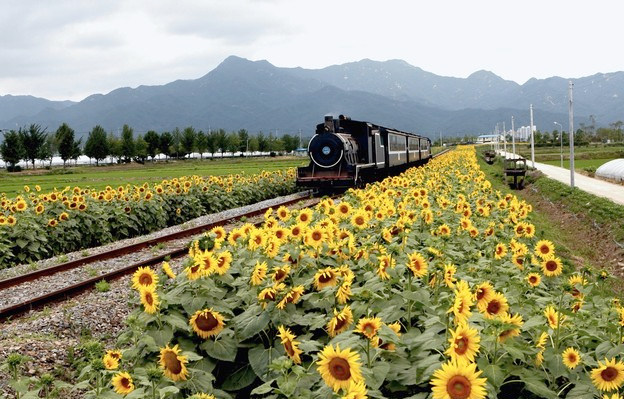
#> input picture train.jpg, 624 x 399 px
$ jupyter execute --allow-errors hw6.ipynb   (shell and % lines are left out)   (older library calls are emulated)
#> lines starting #> are read from the running program, lines starting #| are printed output that depends on the picture
### segmentation.py
import numpy as np
import random
from scipy.spatial.distance import squareform, pdist, cdist
from skimage.util import img_as_float


def kmeans(features, k, num_iters=100):
    N, D = features.shape
    assert N >= k, 'Number of clusters cannot be greater than number of points'
    index = np.random.choice(N, size=k, replace=False)
    centers = features[index]
    assignments = np.zeros(N, dtype=np.uint32)
    for n in range(num_iters):
        prev_assignments = assignments.copy()
        for i, point in enumerate(features):
            distances = np.linalg.norm(point - centers, axis=1)
            assignments[i] = np.argmin(distances)
        for j in range(k):
            cluster_points = features[assignments == j]
            centers[j] = cluster_points.mean(axis=0)
        if (assignments == prev_assignments).all():
            break
    return assignments


def kmeans_fast(features, k, num_iters=100):
    N, D = features.shape
    assert N >= k, 'Number of clusters cannot be greater than number of points'
    index = np.random.choice(N, size=k, replace=False)
    centers = features[index]
    assignments = np.zeros(N, dtype=np.uint32)
    prev_assignments = None
    for n in range(num_iters):
        distances = cdist(features, centers)
        assignments = np.argmin(distances, axis=1)
        for j in range(k):
            points_in_cluster = features[assignments == j]
            if len(points_in_cluster) > 0:
                centers[j] = points_in_cluster.mean(axis=0)
        if (assignments == prev_assignments).all():
            break
        prev_assignments = assignments
    return assignments


def hierarchical_clustering(features, k):
    pass
    # """ Run the hierarchical agglomerative clustering algorithm.
    #
    # The algorithm is conceptually simple:
    #
    # Assign each point to its own cluster
    # While the number of clusters is greater than k:
    #     Compute the distance between all pairs of clusters
    #     Merge the pair of clusters that are closest to each other
    #
    # We will use Euclidean distance to define distance between clusters.
    #
    # Recomputing the centroids of all clusters and the distances between all
    # pairs of centroids at each step of the loop would be very slow. Thankfully
    # most of the distances and centroids remain the same in successive
    # iterations of the outer loop; therefore we can speed up the computation by
    # only recomputing the centroid and distances for the new merged cluster.
    #
    # Even with this trick, this algorithm will consume a lot of memory and run
    # very slowly when clustering large set of points. In practice, you probably
    # do not want to use this algorithm to cluster more than 10,000 points.
    #
    # Hints
    # - You may find pdist (imported from scipy.spatial.distance) useful
    #
    # Args:
    #     features - Array of N features vectors. Each row represents a feature
    #         vector.
    #     k - Number of clusters to form.
    #
    # Returns:
    #     assignments - Array representing cluster assignment of each point.
    #         (e.g. i-th point is assigned to cluster assignments[i])
    # """
    #
    #
    #
    # N, D = features.shape
    #
    # assert N >= k, 'Number of clusters cannot be greater than number of points'
    #
    # assignments = np.arange(N, dtype=np.uint32)
    # centers = np.copy(features)
    # n_clusters = N
    #
    #
    # while n_clusters > k:
    #     ### YOUR CODE HERE
    #     pass
    #     ### END YOUR CODE
    #
    # return assignments


def color_features(img):
    H, W, C = img.shape
    img = img_as_float(img)
    features = np.zeros((H*W, C))
    features = img.reshape((H * W, C))
    return features


def color_position_features(img):
    H, W, C = img.shape
    color = img_as_float(img)
    features = np.zeros((H*W, C+2))
    y, x = np.mgrid[:H,:W]
    features[:,:C] = color.reshape((H * W, C))
    features[:,C:] = np.dstack((x, y)).reshape((H * W, 2))
    mean = np.mean(features, axis=0)
    std = np.std(features, axis=0)
    features = (features - mean) / std
    return features


def compute_accuracy(mask_gt, mask):
    accuracy = None
    mask_comparison = mask_gt == mask
    accuracy = np.mean(mask_comparison)
    return accuracy


def evaluate_segmentation(mask_gt, segments):
    """ Compare the estimated segmentation with the ground truth.

    Note that 'mask_gt' is a binary mask, while 'segments' contain k segments.
    This function compares each segment in 'segments' with the ground truth and
    outputs the accuracy of the best segment.

    Args:
        mask_gt - The ground truth foreground-background segmentation. A
            logical of size H x W where mask_gt[y, x] is 1 if and only if
            pixel (y, x) of the original image was part of the foreground.
        segments - An array of the same size as mask_gt. The value of a pixel
            indicates the segment it belongs.

    Returns:
        best_accuracy - Accuracy of the best performing segment.
            0 <= accuracy <= 1, where 1.0 indicates a perfect segmentation.
    """
    num_segments = np.max(segments) + 1
    best_accuracy = 0
    # Compare each segment in 'segments' with the ground truth
    for i in range(num_segments):
        mask = (segments == i).astype(int)
        accuracy = compute_accuracy(mask_gt, mask)
        best_accuracy = max(accuracy, best_accuracy)
    return best_accuracy

### utils.py
import numpy as np
import matplotlib.pyplot as plt
from skimage.util import img_as_float
from skimage import transform
from skimage import io

from segmentation import *

import os

def visualize_mean_color_image(img, segments):

    img = img_as_float(img)
    k = np.max(segments) + 1
    mean_color_img = np.zeros(img.shape)

    for i in range(k):
        mean_color = np.mean(img[segments == i], axis=0)
        mean_color_img[segments == i] = mean_color

    plt.imshow(mean_color_img)
    plt.axis('off')
    plt.show()

def compute_segmentation(img, k,
        clustering_fn=kmeans_fast,
        feature_fn=color_position_features,
        scale=0):
    """ Compute a segmentation for an image.

    First a feature vector is extracted from each pixel of an image. Next a
    clustering algorithm is applied to the set of all feature vectors. Two
    pixels are assigned to the same segment if and only if their feature
    vectors are assigned to the same cluster.

    Args:
        img - An array of shape (H, W, C) to segment.
        k - The number of segments into which the image should be split.
        clustering_fn - The method to use for clustering. The function should
            take an array of N points and an integer value k as input and
            output an array of N assignments.
        feature_fn - A function used to extract features from the image.
        scale - (OPTIONAL) parameter giving the scale to which the image
            should be in the range 0 < scale <= 1. Setting this argument to a
            smaller value will increase the speed of the clustering algorithm
            but will cause computed segments to be blockier. This setting is
            usually not necessary for kmeans clustering, but when using HAC
            clustering this parameter will probably need to be set to a value
            less than 1.
    """

    assert scale <= 1 and scale >= 0, \
        'Scale should be in the range between 0 and 1'

    H, W, C = img.shape

    if scale > 0:
        # Scale down the image for faster computation.
        img = transform.rescale(img, scale)

    features = feature_fn(img)
    assignments = clustering_fn(features, k)
    segments = assignments.reshape((img.shape[:2]))

    if scale > 0:
        # Resize segmentation back to the image's original size
        segments = transform.resize(segments, (H, W), preserve_range=True)

        # Resizing results in non-interger values of pixels.
        # Round pixel values to the closest interger
        segments = np.rint(segments).astype(int)

    return segments


def load_dataset(data_dir):
    """
    This function assumes 'gt' directory contains ground truth segmentation
    masks for images in 'imgs' dir. The segmentation mask for image
    'imgs/aaa.jpg' is 'gt/aaa.png'
    """

    imgs = []
    gt_masks = []

    # Load all the images under 'data_dir/imgs' and corresponding
    # segmentation masks under 'data_dir/gt'.
    for fname in sorted(os.listdir(os.path.join(data_dir, 'imgs'))):
        if fname.endswith('.jpg'):
            # Load image
            img = io.imread(os.path.join(data_dir, 'imgs', fname))
            imgs.append(img)

            # Load corresponding gt segmentation mask
            mask_fname = fname[:-4] + '.png'
            gt_mask = io.imread(os.path.join(data_dir, 'gt', mask_fname))
            gt_mask = (gt_mask != 0).astype(int) # Convert to binary mask (0s and 1s)
            gt_masks.append(gt_mask)

    return imgs, gt_masks

### hw6.ipynb
# Assignment 2
*This notebook includes both coding and written questions. Please hand in this notebook file with all the outputs and your answers to the written questions.*

This assignment covers K-Means and HAC methods for clustering and image segmentation.

[cell 1]
from google.colab import drive
drive.mount('/content/drive')

[cell 2]
# Setup
from __future__ import print_function
from time import time
import numpy as np
import matplotlib.pyplot as plt
from matplotlib import rc
from skimage import io

plt.rcParams['figure.figsize'] = (15.0, 12.0) # set default size of plots
plt.rcParams['image.interpolation'] = 'nearest'
plt.rcParams['image.cmap'] = 'gray'

# for auto-reloading extenrnal modules

## Introduction
In this assignment, you will use clustering algorithms to segment images. You will then use these segmentations to identify foreground and background objects.

Your assignment will involve the following subtasks:
- **Clustering algorithms**: Implement K-Means clustering and Hierarchical Agglomerative Clustering.
- **Pixel-level features**: Implement a feature vector that combines color and position information and implement feature normalization.
- **Quantitative Evaluation**: Evaluate segmentation algorithms with a variety of parameter settings by comparing your computed segmentations against a dataset of ground-truth segmentations.

## 1 Clustering Algorithms (40 points)

[cell 3]
# Generate random data points for clustering

# Set seed for consistency
np.random.seed(0)

# Cluster 1
mean1 = [-1, 0]
cov1 = [[0.1, 0], [0, 0.1]]
X1 = np.random.multivariate_normal(mean1, cov1, 100)

# Cluster 2
mean2 = [0, 1]
cov2 = [[0.1, 0], [0, 0.1]]
X2 = np.random.multivariate_normal(mean2, cov2, 100)

# Cluster 3
mean3 = [1, 0]
cov3 = [[0.1, 0], [0, 0.1]]
X3 = np.random.multivariate_normal(mean3, cov3, 100)

# Cluster 4
mean4 = [0, -1]
cov4 = [[0.1, 0], [0, 0.1]]
X4 = np.random.multivariate_normal(mean4, cov4, 100)

# Merge two sets of data points
X = np.concatenate((X1, X2, X3, X4))

# Plot data points
plt.scatter(X[:, 0], X[:, 1])
plt.axis('equal')
plt.show()

### 1.1 K-Means Clustering (20 points)
As discussed in class, K-Means is one of the most popular clustering algorithms. We have provided skeleton code for K-Means clustering in the file `segmentation.py`. Your first task is to finish implementing **`kmeans`** in `segmentation.py`. This version uses nested for loops to assign points to the closest centroid and compute a new mean for each cluster.

[cell 4]
from segmentation import kmeans

np.random.seed(0)
start = time()
assignments = kmeans(X, 4)
end = time()

kmeans_runtime = end - start

print("kmeans running time: %f seconds." % kmeans_runtime)

for i in range(4):
    cluster_i = X[assignments==i]
    plt.scatter(cluster_i[:, 0], cluster_i[:, 1])

plt.axis('equal')
plt.show()

We can use numpy functions and broadcasting to make K-Means faster. Implement **`kmeans_fast`** in `segmentation.py`. This should run at least 10 times faster than the previous implementation.

[cell 5]
from segmentation import kmeans_fast

np.random.seed(0)
start = time()
assignments = kmeans_fast(X, 4)
end = time()

kmeans_fast_runtime = end - start
print("kmeans running time: %f seconds." % kmeans_fast_runtime)
print("%f times faster!" % (kmeans_runtime / kmeans_fast_runtime))

for i in range(4):
    cluster_i = X[assignments==i]
    plt.scatter(cluster_i[:, 0], cluster_i[:, 1])

plt.axis('equal')
plt.show()

### 1.2 Hierarchical Agglomerative Clustering (10 points)
Another simple clustering algorithm is Hieararchical Agglomerative Clustering, which is somtimes abbreviated as HAC. In this algorithm, each point is initially assigned to its own cluster. Then cluster pairs are merged until we are left with the desired number of predetermined clusters (see Algorithm 1).

Implement **`hiererachical_clustering`** in `segmentation.py`.

[cell 6]
from segmentation import hierarchical_clustering

start = time()
assignments = hierarchical_clustering(X, 4)
end = time()

print("hierarchical_clustering running time: %f seconds." % (end - start))

for i in range(4):
    cluster_i = X[assignments==i]
    plt.scatter(cluster_i[:, 0], cluster_i[:, 1])

plt.axis('equal')
plt.show()
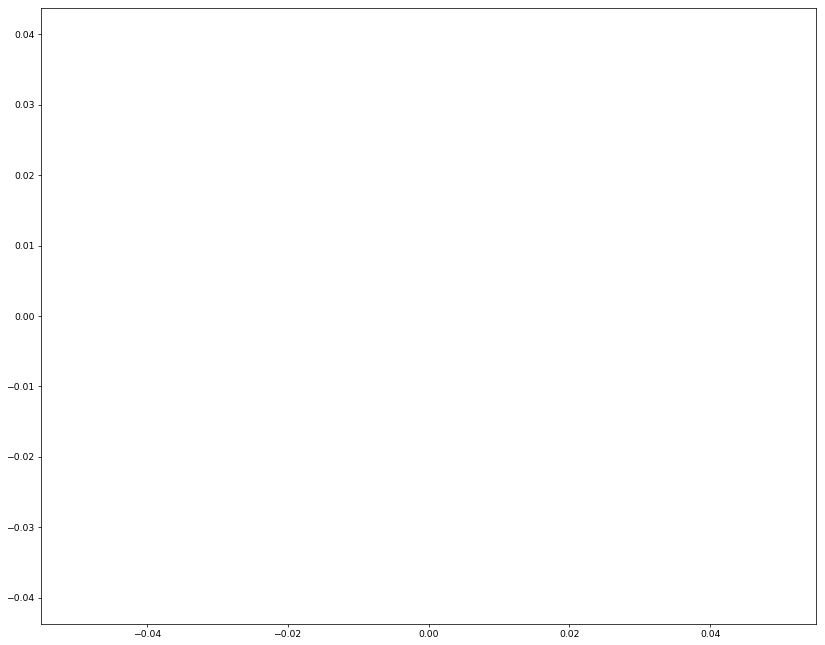
#> figure drawn by matplotlib, 1 panel

## 2 Pixel-Level Features (30 points)
Before we can use a clustering algorithm to segment an image, we must compute some *feature vector* for each pixel. The feature vector for each pixel should encode the qualities that we care about in a good segmentation. More concretely, for a pair of pixels $p_i$ and $p_j$ with corresponding feature vectors $f_i$ and $f_j$, the distance between $f_i$ and $f_j$ should be small if we believe that $p_i$ and $p_j$ should be placed in the same segment and large otherwise.

[cell 7]
# Load and display image
img = io.imread('train.jpg')
#> img is the input picture: shape (399, 624, 3); mean R, G, B 149.1, 147.6, 117.4
H, W, C = img.shape
#> H = 399; W = 624; C = 3

plt.imshow(img)
plt.axis('off')
plt.show()

### 2.1 Color Features (15 points)
One of the simplest possible feature vectors for a pixel is simply the vector of colors for that pixel. Implement **`color_features`** in `segmentation.py`. Output should look like the following:

[cell 8]
from segmentation import color_features
np.random.seed(0)

features = color_features(img)

# Sanity checks
assert features.shape == (H * W, C),\
    "Incorrect shape! Check your implementation."

assert features.dtype == np.float,\
    "dtype of color_features should be float."

assignments = kmeans_fast(features, 8)
segments = assignments.reshape((H, W))
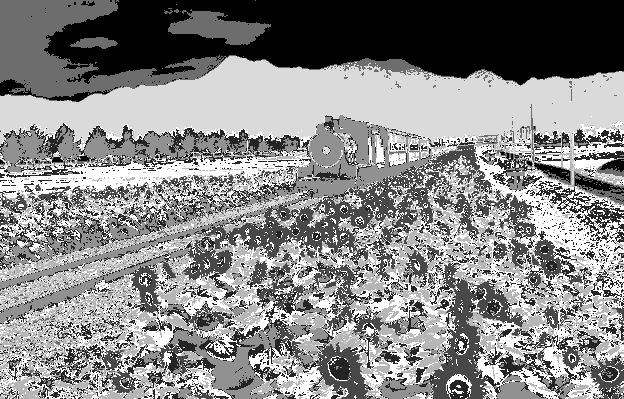
#> segments: shape (399, 624) int64; min 0, max 7, mean 3.78; drawn with min black and max white

# Display segmentation
plt.imshow(segments, cmap='viridis')
plt.axis('off')
plt.show()

In the cell below, we visualize each segment as the mean color of pixels in the segment.

[cell 9]
from utils import visualize_mean_color_image
visualize_mean_color_image(img, segments)
#> in visualize_mean_color_image, `k = np.max(segments) + 1`: k = 8
#> the loop in visualize_mean_color_image, `for i in range(k):` made 8 passes
#> mean_color on passes 1 to 8: [0.954, 0.961, 0.975], [0.333, 0.311, 0.135], [0.902, 0.781, 0.332], [0.854, 0.875, 0.893], [0.0911, 0.0825, 0.0385], [0.624, 0.612, 0.434], [0.547, 0.618, 0.686], [0.488, 0.475, 0.261]
#> after the loop in visualize_mean_color_image, `for i in range(k):`:
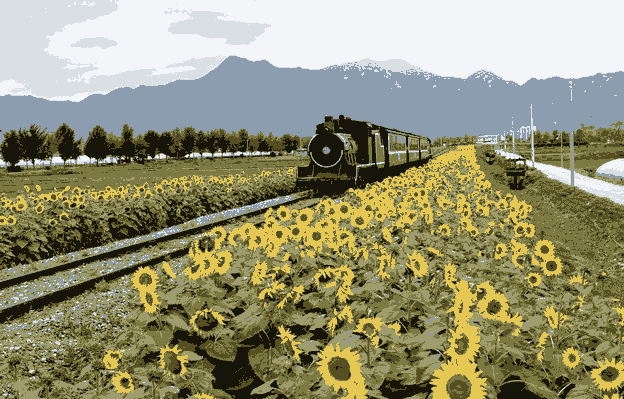
#> mean_color_img: shape (399, 624, 3) float64; mean of channels 0, 1, 2 0.585, 0.579, 0.46; drawn as R, G, B

### 2.2 Color and Position Features (15 points)
Another simple feature vector for a pixel is to concatenate its color and position within the image. In other words, for a pixel of color $(r, g, b)$ located at position $(x, y)$ in the image, its feature vector would be $(r, g, b, x, y)$. However, the color and position features may have drastically different ranges; for example each color channel of an image may be in the range $[0, 1)$, while the position of each pixel may have a much wider range. Uneven scaling between different features in the feature vector may cause clustering algorithms to behave poorly.

One way to correct for uneven scaling between different features is to apply some sort of normalization to the feature vector. One of the simplest types of normalization is to force each feature to have zero mean and unit variance.

Implement **`color_position_features`** in `segmentation.py`.

Output segmentation should look like the following:

[cell 10]
from segmentation import color_position_features
np.random.seed(0)

features = color_position_features(img)

# Sanity checks
assert features.shape == (H * W, C + 2),\
    "Incorrect shape! Check your implementation."

assert features.dtype == np.float,\
    "dtype of color_features should be float."

assignments = kmeans_fast(features, 8)
segments = assignments.reshape((H, W))
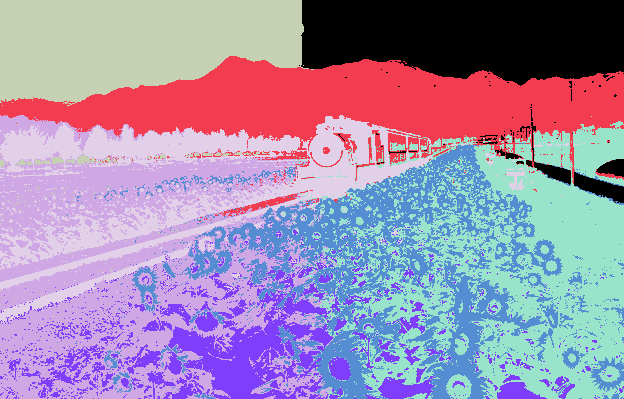
#> segments: shape (399, 624) int64; 8 distinct labels, from 0 to 7; one colour per label, 0 black

# Display segmentation
plt.imshow(segments, cmap='viridis')
plt.axis('off')
plt.show()

[cell 11]
visualize_mean_color_image(img, segments)
#> the loop in visualize_mean_color_image (call 2), `for i in range(k):` made 8 passes
#> mean_color on passes 1 to 8: [0.957, 0.962, 0.974], [0.539, 0.611, 0.679], [0.557, 0.539, 0.364], [0.903, 0.921, 0.942], [0.153, 0.146, 0.0872], [0.469, 0.451, 0.231], [0.831, 0.746, 0.367], [0.235, 0.22, 0.0925]
#> after the loop in visualize_mean_color_image (call 2), `for i in range(k):`:
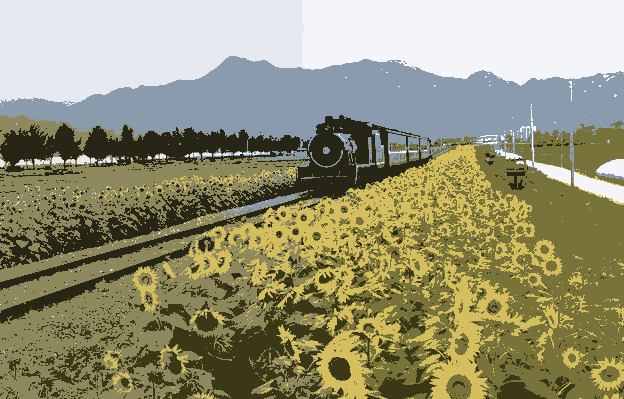
#> mean_color_img: shape (399, 624, 3) float64; mean of channels 0, 1, 2 0.585, 0.579, 0.46; drawn as R, G, B

## 3 Quantitative Evaluation (30 points)

Looking at images is a good way to get an idea for how well an algorithm is working, but the best way to evaluate an algorithm is to have some quantitative measure of its performance.

For this project we have supplied a small dataset of cat images and ground truth segmentations of these images into foreground (cats) and background (everything else). We will quantitatively evaluate different segmentation methods (features and clustering methods) on this dataset.

We can cast the segmentation task into a binary classification problem, where we need to classify each pixel in an image into either foreground (positive) or background (negative). Given the ground-truth labels, the accuracy of a segmentation is $(TP+TN)/(P+N)$.

Implement **`compute_accuracy`** in `segmentation.py`.

[cell 12]
from segmentation import compute_accuracy

mask_gt = np.zeros((100, 100))
mask = np.zeros((100, 100))

# Test compute_accracy function
mask_gt[20:50, 30:60] = 1
mask[30:50, 30:60] = 1

accuracy = compute_accuracy(mask_gt, mask)

print('Accuracy: %0.2f' % (accuracy))
if accuracy != 0.97:
    print('Check your implementation!')

plt.subplot(121)
plt.imshow(mask_gt)
plt.title('Ground Truth')
plt.axis('off')

plt.subplot(122)
plt.imshow(mask)
plt.title('Estimate')
plt.axis('off')

plt.show()
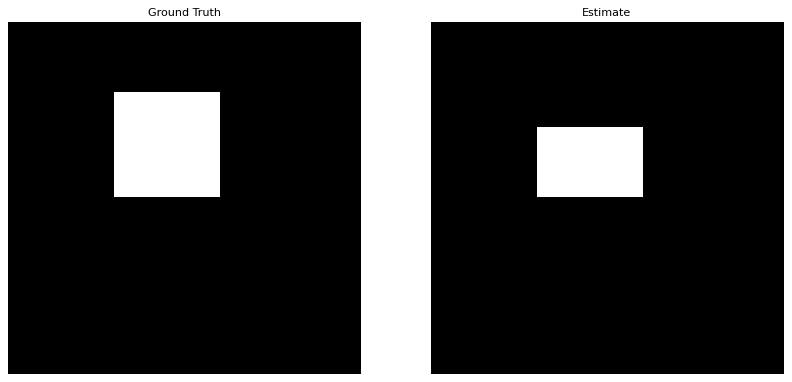
#> figure drawn by matplotlib, 2 panels

You can use the script below to evaluate a segmentation method’s ability to separate foreground from background on the entire provided dataset. Use this script as a starting point to evaluate a variety of segmentation parameters.

[cell 13]
from utils import load_dataset, compute_segmentation
from segmentation import evaluate_segmentation

# Load a small segmentation dataset
imgs, gt_masks = load_dataset('/content/drive/MyDrive/data')
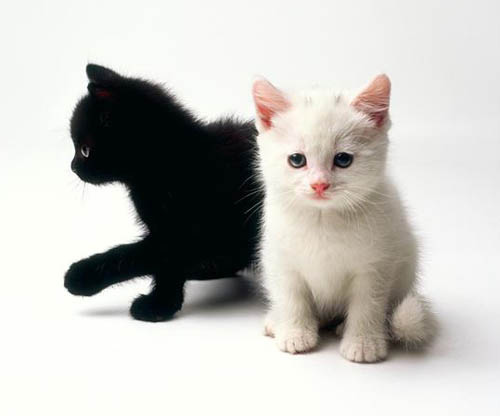
#> input picture data/imgs/black-white-kittens2.jpg, 500 x 416 px, found by its file name
#> in load_dataset, img is the input picture: shape (416, 500, 3); mean R, G, B 195.3, 193.9, 189.8
#> in load_dataset, `gt_mask = (gt_mask != 0).astype(int)`:
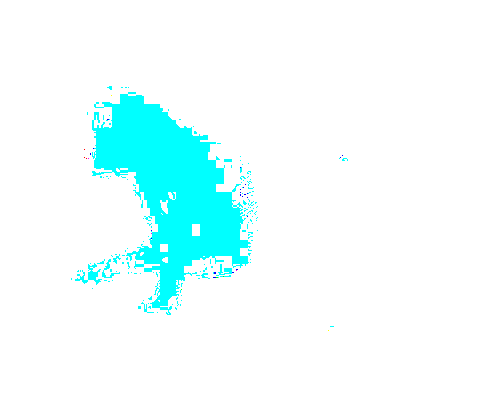
#> gt_mask: shape (416, 500, 3) int64; mean R, G, B 0.919, 1, 1; drawn with 1 as white
#> imgs = 1 item; gt_masks = 1 item
#imgs, gt_masks = load_dataset('./data')

# Set the parameters for segmentation.
num_segments = 3
clustering_fn = kmeans_fast
feature_fn = color_features
scale = 0.5

mean_accuracy = 0.0

segmentations = []

#> (the rest of this cell did not finish here and is left out)

[cell 14]
# Visualize segmentation results

N = len(imgs)
#> N = 1
plt.figure(figsize=(15,60))
for i in range(N):

    plt.subplot(N, 3, (i * 3) + 1)
    plt.imshow(imgs[i])
    plt.axis('off')

    plt.subplot(N, 3, (i * 3) + 2)
    plt.imshow(gt_masks[i])
    plt.axis('off')

    plt.subplot(N, 3, (i * 3) + 3)
    plt.imshow(segmentations[i], cmap='viridis')
    plt.axis('off')

plt.show()
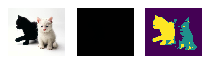
#> figure drawn by matplotlib, 3 panels
